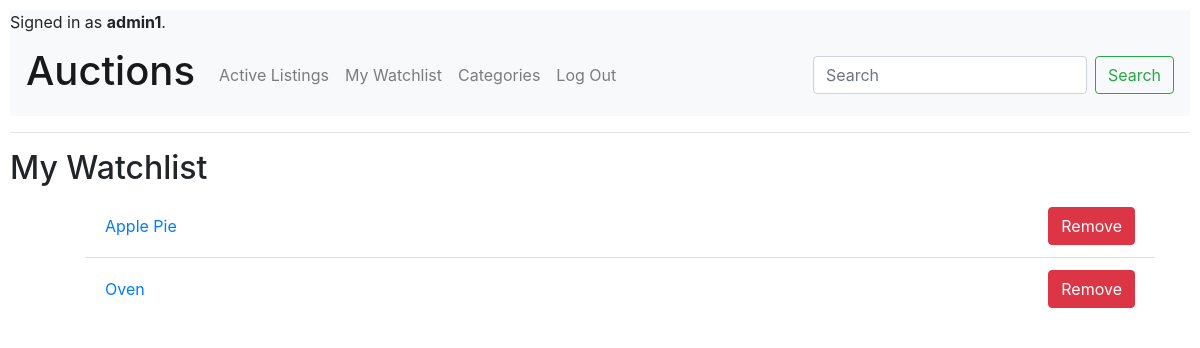
The app's page /wishlist (signed in), older data.
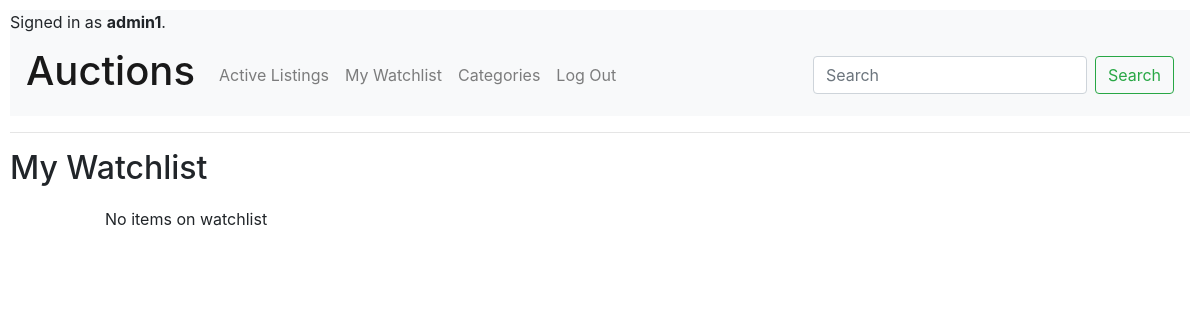
The same page, newer data.
### auctions/models.py (models this page shows, shortened)
class User(AbstractUser):
    pass

class Wishlist(models.Model):
	wishlist_id = models.AutoField(primary_key=True)
	user_id = models.CharField(max_length=64)
	listing_id = models.ForeignKey(Listing, on_delete=models.CASCADE, related_name="wished")
	wished_item = models.CharField(max_length=64, default="no item")

### auctions/views.py (the view)
# urls.py: path("wishlist", views.wishlist, name="wishlist"),
@login_required
def wishlist(request):
    user = request.user
    user_id = user.id
    return render(request, "auctions/wishlist.html", {
        "items": Wishlist.objects.filter(user_id=user_id)
        })

### auctions/templates/auctions/wishlist.html (shortened to what this page needs)
{% extends "auctions/layout.html" %}
{% block body %}
    <h2>My Watchlist</h2>
    <div class="container">
        <ul class="list-group-flush">
    	{% for item in items %}
    		<li class="list-group-item d-flex justify-content-between align-items-center"><p hidden>{{ item.listing_id.listed_id }}</p> <a href="{% url 'listed' item_id=item.listing_id.listed_id %}">{{ item.wished_item }}</a>
                <form action="{% url 'delete_watch' item_id=item.listing_id.listed_id %}" method="post">
                    <button class="btn btn-danger" type="submit">Remove</button>
                </form>
            </li>
    	{% empty %}
    		<li class="list-group-item d-flex justify-content-between align-items-center">No items on watchlist</li>
    	{% endfor %}
    </ul>
{% endblock %}

### auctions/templates/auctions/layout.html (shortened to what this page needs)
{% load static %}
<!DOCTYPE html>
<html lang="en">
    <head>
        <link rel="stylesheet" href="https://stackpath.bootstrapcdn.com/bootstrap/4.4.1/css/bootstrap.min.css">
        <link href="{% static 'auctions/styles.css' %}" rel="stylesheet">
    </head>
    <body>
        <div class="bg-light">
           {% if user.is_authenticated %}
                Signed in as <strong>{{ user.username }}</strong>.
            {% else %}
                Not signed in.
            {% endif %}
        </div>
        <nav class="navbar navbar-expand-lg navbar-light bg-light">
            <div class="navbar-brand">
                <h1>Auctions</h1>
            </div>
            <div class="collapse navbar-collapse" id="navbarSupportedContent">
                <ul class="navbar-nav mr-auto">
                    <li class="nav-item">
                        <a class="nav-link" href="{% url 'index' %}">Active Listings</a>
                    </li>
                    <li class="nav-item">
                        <a class="nav-link" href="{% url 'wishlist' %}">My Watchlist</a>
                    </li>
                    <li class="nav-item">
                        <a class="nav-link" href="{% url 'categories' %}">Categories</a>
                    </li>
                    {% if user.is_authenticated %}
                        <li class="nav-item">
                            <a class="nav-link" href="{% url 'logout' %}">Log Out</a>
                        </li>
                    {% endif %}
                </ul>
                <form class="form-inline my-2 my-lg-0" action="{% url 'search' %}" method="post">
                    <input class="form-control mr-sm-2" type="search" name="q" placeholder="Search">
                    <button class="btn btn-outline-success my-2 my-sm-0" type="submit">Search</button>
                </form>
            </div>
        </nav>
        <hr>
        {% block body %}
        {% endblock %}
    </body>
</html>

### auctions/static/auctions/styles.css (style rules this page uses)
body { padding: 10px; }

Row changes from the older to the newer data that the page shows:
removed Wishlist: wished_item "Apple Pie"
removed Wishlist: wished_item "Oven"
Text that changed along with them:
text now shown: "No items on watchlist"
